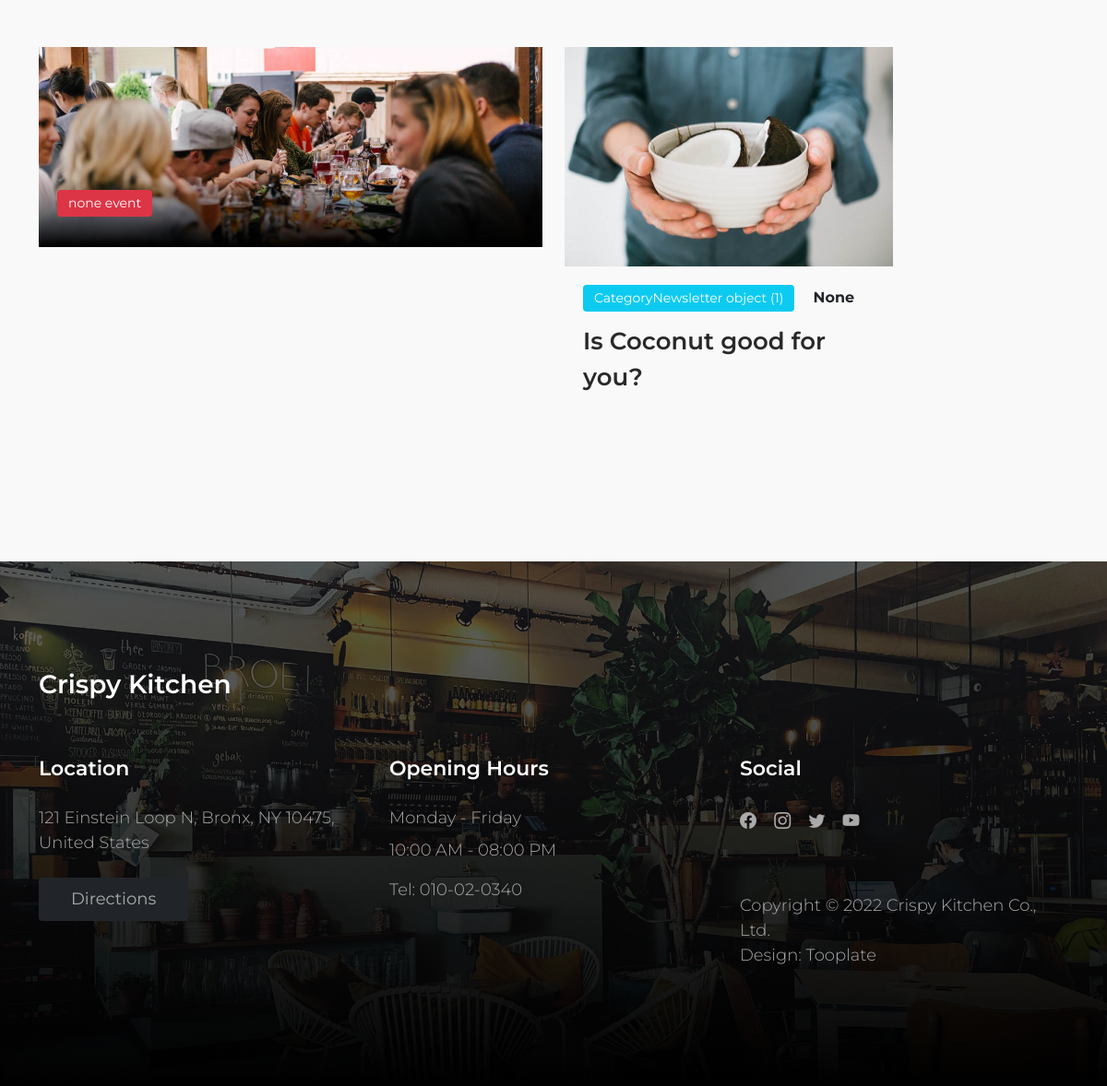
The app's page / (lower part), older data.
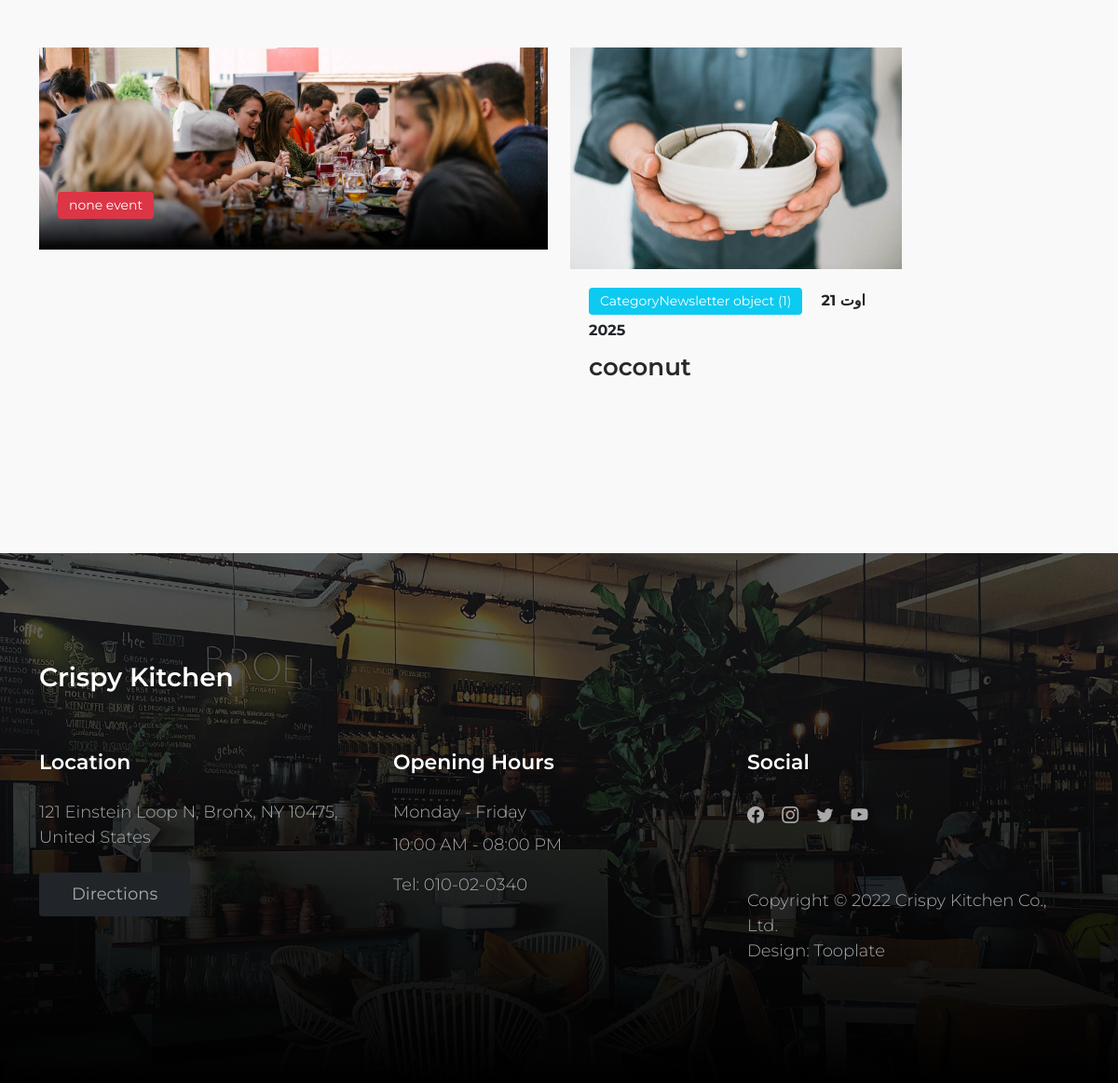
The same page, newer data.
### home/models.py (models this page shows, shortened)
class Newsletter(models.Model):
    title = models.CharField(max_length=30, null=True, blank=True)
    image = models.ImageField(upload_to='newsletters/', null=True, blank=True)
    description = models.TextField(null=True, blank=True)
    category = models.ForeignKey(CategoryNewsletter, on_delete=models.CASCADE, null=True, blank=True)
    date = models.DateField(default=timezone.now, null=True, blank=True)
    slug = models.SlugField(max_length=100, unique=True)

class CategoryNewsletter(models.Model):
    name = models.CharField(max_length=30)
    description = models.TextField()

### home/views.py (the view)
# urls.py: 2. Add a URL to urlpatterns:  path('', Home.as_view(), name='home')
class Home(ListView):
    template_name = 'home/index.html'
    model = Menu
    context_object_name = 'menus'
    paginate_by = 1
    def get_context_data(self, **kwargs):
        context = super().get_context_data(**kwargs)
        context['news_home'] = Newsletter.objects.order_by('id')
        context['event_home'] = Event.objects.order_by('id')
        return context

### home/templates/home/index.html (shortened to what this page needs)
{% extends 'base.html' %}
{% load static %}
{% block main %}
    <main>
        <section class="news section-padding">
            <div class="container">
                <div class="row">
                    {% if event_home %}
                        {% for event in event_home %}
                            <div class="col-lg-6 col-md-6 col-12">
                                <div class="news-thumb mb-4">
                                    <a href="{% url 'about' %}">
                                        <img src="{{ event.image.url }}"
                                             class="img-fluid news-image"
                                             alt="">
                                    </a>
                                    <div class="news-text-info news-text-info-large">
                                        <span class="category-tag bg-danger">{{ event.category }}</span>
                                        <h5 class="news-title mt-2">
                                            <a href="{% url 'about' %}" class="news-title-link">{{ event.title }}</a>
                                        </h5>
                                    </div>
                                </div>
                            </div>
                        {% endfor %}
                    {% else %}
                        <div class="col-lg-6 col-md-6 col-12">
                            <div class="news-thumb mb-4">
                                <a href="{% url 'about' %}">
                                    <img src="{% static 'images/news/news-detail-header.jpg' %}"
                                         class="img-fluid news-image"
                                         alt="">
                                </a>
                                <div class="news-text-info news-text-info-large">
                                    <span class="category-tag bg-danger">none event</span>
                                </div>
                            </div>
                        </div>
                    {% endif %}
                    {% for news in news_home %}
                        <div class="col-lg-4 col-md-6 col-12">
                            <div class="news-thumb mb-4">
                                <a href="{% url 'menu:detail' news.slug %}">
                                    <img src="{{ news.image.url }}"
                                         class="img-fluid news-image"
                                         alt="">
                                </a>
                                <div class="news-text-info">
                                    <span class="category-tag me-3 bg-info">{{ news.category }}</span>
                                    <strong>{{ news.date }}</strong>
                                    <h5 class="news-title mt-2">
                                        <a href="{% url 'menu:detail' news.slug %}"
                                           class="news-title-link">{{ news.title }}</a>
                                    </h5>
                                </div>
                            </div>
                        </div>
                    {% endfor %}
                </div>
            </div>
        </section>
    </main>
{% endblock %}

Row changes from the older to the newer data that the page shows:
changed Newsletter "CategoryNewsletter object (1)": date "None" → "21 اوت 2025"; title "Is Coconut good for you?" → "coconut"
